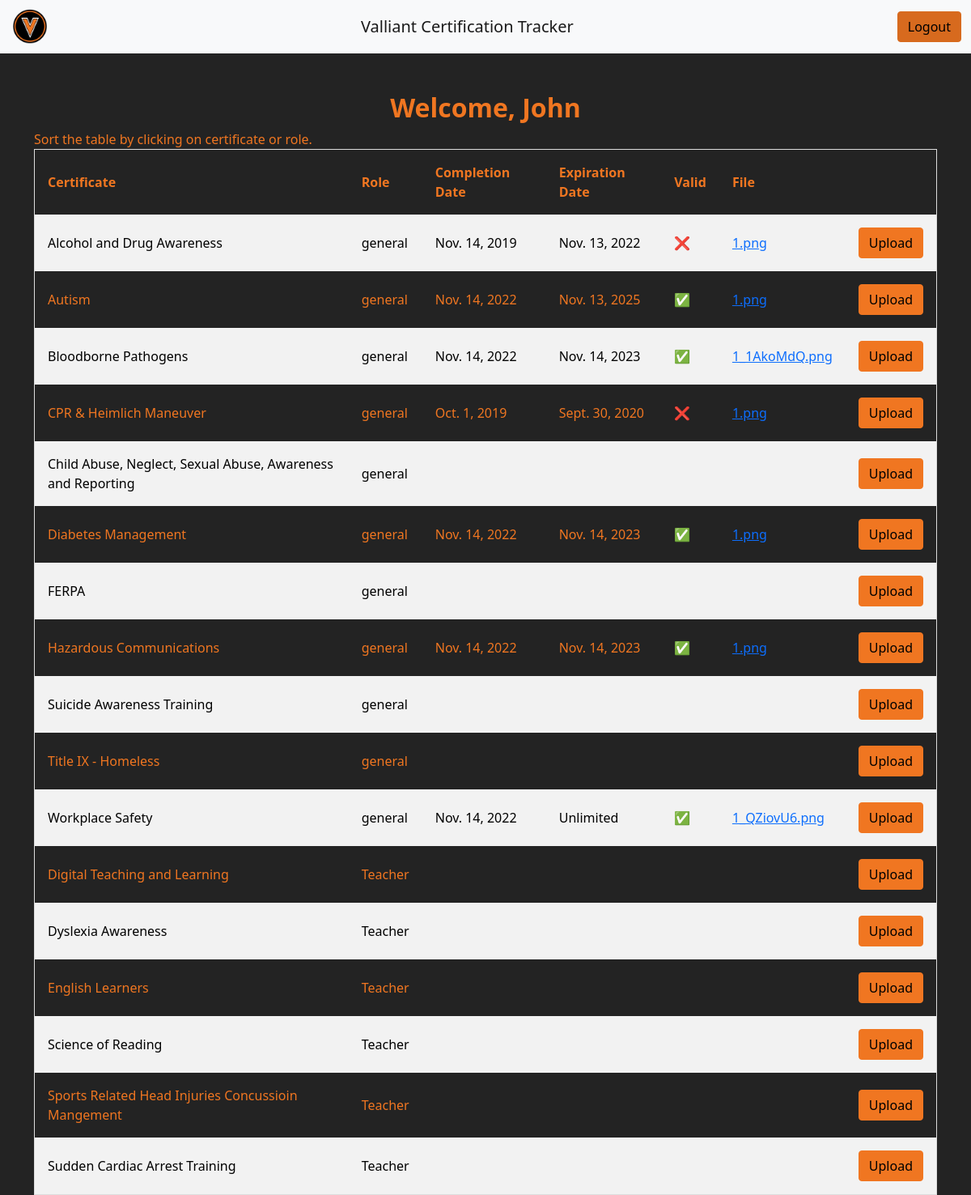
/accounts/dashboard/ (signed in), run on an earlier commit of the app's database.
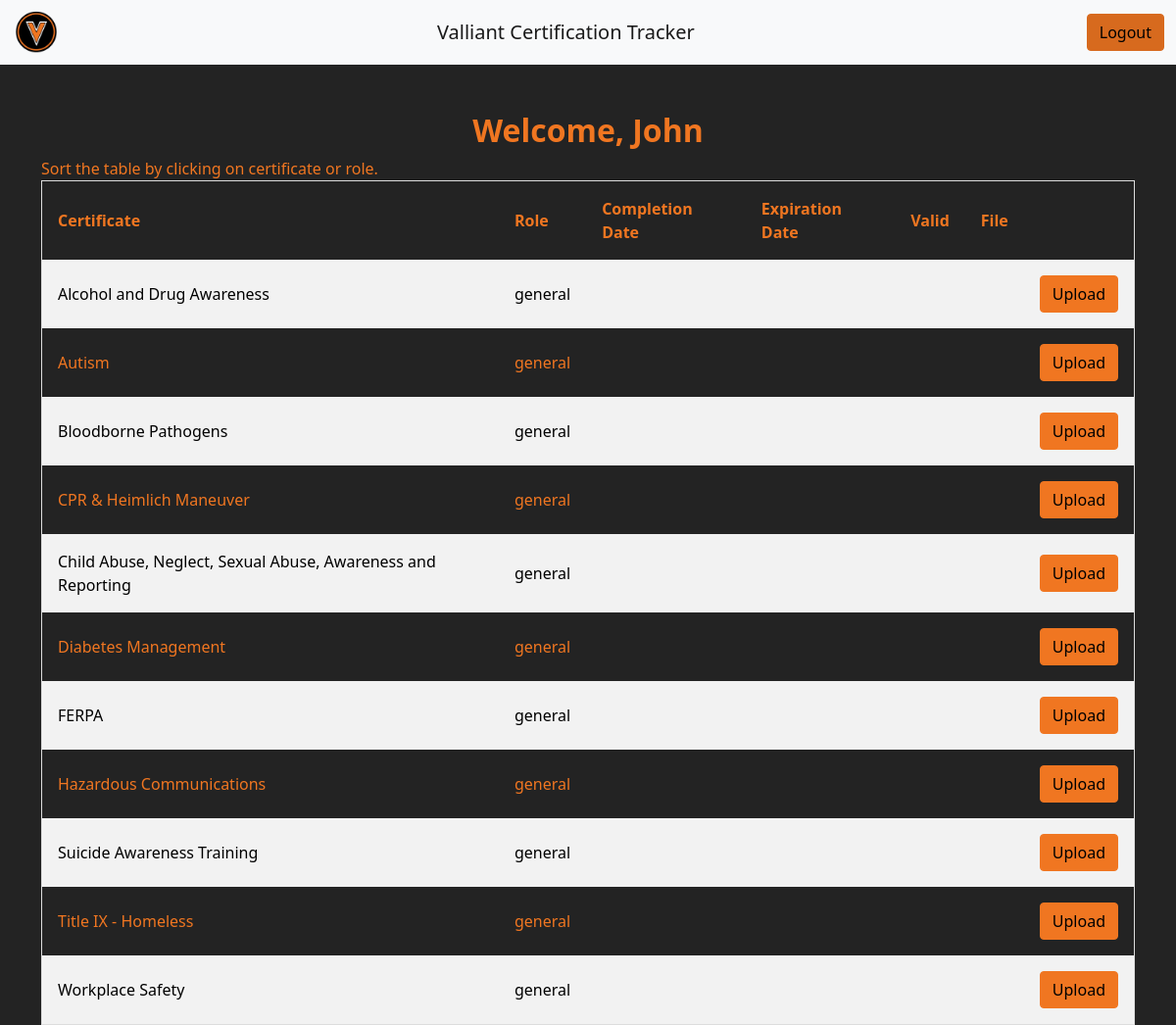
And on a later commit of the database.
### users/models.py (models this page shows, shortened)
class Certificate(models.Model):
    certificate_name = models.CharField('Name', blank=True, max_length=250, default='', unique=True)
    is_published = models.BooleanField('Published', default=False)
    exp_interval = models.IntegerField('Expiration interval in days', blank = True, null = True, default=0)
    is_limited = models.BooleanField('Time Limited', default=True)
    def __str__(self):
        return self.certificate_name

class Role(models.Model):
    role_name = models.CharField('Role', null=True, blank=True, max_length=250, default='', unique=True)
    certificates_list = models.ManyToManyField(Certificate, blank=True)
    def __str__(self):
        return self.role_name
    class Meta:
        verbose_name = "Role"
        verbose_name_plural = "Roles"

class Images(models.Model):
    certificate = models.ForeignKey(Certificate, default=None, null=False, blank=False, on_delete=models.CASCADE)
    profile = models.ForeignKey(Profile, default=None, null=True, blank=True, on_delete=models.CASCADE)
    file = models.FileField(upload_to = getPathToSave, null=True, blank=False)
    certification_completion_date = models.DateTimeField('Completion date', default=None, blank=False, null=True)
    certification_due_date = models.DateTimeField('Due date', default= None, blank=True, null=True)
    is_valid = models.BooleanField('Valid', default=True)
    def getDueDate(self):
        if self.certificate.is_limited:
            self.certification_due_date = self.certification_completion_date + timedelta(days= self.certificate.exp_interval)
            self.save()
        return self.certification_due_date
    def getName(self):
        return str(self.file).rsplit('/', 1)[-1]
    def isValid(self):
        if not self.certificate.is_limited:
            return True
        else:
            self.is_valid = self.getDueDate() >= timezone.now()
            self.save()
            return self.getDueDate() >= timezone.now()
    class Meta:
        verbose_name = "File"
        verbose_name_plural = "Files"

### users/views.py (the view)
# urls.py: path('dashboard/', views.dashboardView, name = "dashboard"),
@login_required
def dashboardView(request):
    profile = Profile.objects.all()
    images  = Images.objects.all()
    form = ImageForm(request.POST, request.FILES)
    if request.method == 'POST':
        if form.is_valid():
            form.instance.profile = request.user.profile
            form.instance.certification_due_date =  form.instance.getDueDate()
            form.instance.is_valid = form.instance.isValid()
            form.save()
            return redirect("dashboard")
    else:
        form = ImageForm()
    return render(request, 'dashboard.html', {'form': form, 'profiles': profile, 'images': images})

### users/Templates/dashboard.html (shortened to what this page needs)
{% extends 'base_dashboard.html' %}

### users/Templates/base_dashboard.html (shortened to what the changed rows need)
{% extends 'index.html' %}
{% block  content %}
    <center><h2 style="color: #F07621;"><strong>Welcome, {{user.username}}</strong></h2></center>
    {% if user.is_superuser %}
      {% block adminContent %}
        {% comment %} content from dashboard.html {% endcomment %}
      {% endblock %}
    {% else %}
    <div class="container">
        <table id="myTable">
            <tr>
                <th onclick="sortTable(0)">Certificate</th>
                <th onclick="sortTable(1)">Role</th>
                <th>Completion Date</th>
                <th>Expiration Date</th>
                <th>Valid</th>
                <th>File</th>
                <th></th>
            </tr>
            {% for profile in profiles %}
                {% if profile.profile_name.username == user.username %}
                    {% for role in profile.roles_list.all %}
                        {% for cert in role.certificates_list.all %}
                            {% if cert.is_published %}
                                <tr>
                                    <td>{{cert}}</td>
                                    <td>{{role}}</td>
                                    <td>
                                        {% for image in images reversed %}
                                            {% if image.profile.profile_name.username == user.username %}
                                                {% if image.certificate == cert %}
                                                    {% ifchanged image.certificate %}
                                                        {{image.certification_completion_date.date}}
                                                    {% endifchanged %}
                                                {% endif %}
                                            {% endif %}
                                        {% endfor %}
                                    </td>
                                    <td>
                                      {% for image in images reversed %}
                                          {% if image.profile.profile_name.username == user.username %}
                                              {% if image.certificate == cert %}
                                                  {% ifchanged image.certificate %}
                                                    {% if cert.is_limited %}
                                                      {{image.certification_due_date.date}}
                                                    {% else %}
                                                      Unlimited
                                                    {% endif %}
                                                  {% endifchanged %}
                                              {% endif %}
                                          {% endif %}
                                      {% endfor %}
                                  </td>
                                  <td>
                                    {% for image in images reversed %}
                                        {% if image.profile.profile_name.username == user.username %}
                                            {% if image.certificate == cert %}
                                                {% ifchanged image.certificate %}
                                                    {% if image.isValid %}
                                                      &#9989;
                                                    {% else %}
                                                      &#10060;
                                                    {% endif %}
                                                {% endifchanged %}
                                            {% endif %}
                                        {% endif %}
                                    {% endfor %}
                                </td>
                                    <td>
                                        {% for image in images reversed %}
                                            {% if image.profile.profile_name.username == user.username %}
                                                {% if image.certificate == cert %}
                                                    {% ifchanged image.certificate %}
                                                       <a href="{{image.file.url}}" download>{{image.getName}}</a>
                                                    {% endifchanged %}
                                                {% endif %}
                                            {% endif %}
                                        {% endfor %}
                                    </td>
                                    <td>
                                      {% if profile.is_active %}
                                        <button type="button" class="btn btn-primary" data-bs-toggle="modal" data-bs-target="#myModal">Upload </button></div>
                                        <div class="modal fade" id="myModal">
                                        {% endif %}
                            {% endif %}
                        {% endfor %}
                    {% endfor %}
                {% endif %}
            {% endfor %}
    </div>
    {% endif %}
{% endblock %}

What changed in the data, as far as the page shows it:
removed Images: certification_completion_date "Nov. 14, 2019", certification_due_date "Nov. 13, 2022", getName "1.png", shown under Certificate "Alcohol and Drug Awareness"
removed Images: certification_completion_date "Nov. 14, 2022", certification_due_date "Nov. 13, 2025", getName "1.png", shown under Certificate "Autism"
removed Images: certification_completion_date "Nov. 14, 2022", certification_due_date "Nov. 14, 2023", getName "1_1AkoMdQ.png", shown under Certificate "Bloodborne Pathogens"
removed Images: certification_completion_date "Oct. 1, 2019", certification_due_date "Sept. 30, 2020", getName "1.png", shown under Certificate "CPR & Heimlich Maneuver"
removed Images: certification_completion_date "Nov. 14, 2022", certification_due_date "Nov. 14, 2023", getName "1.png", shown under Certificate "Diabetes Management"
removed Images: certification_completion_date "Nov. 14, 2022", certification_due_date "Nov. 14, 2023", getName "1.png", shown under Certificate "Hazardous Communications"
removed Images: certification_completion_date "Nov. 14, 2022", shows "Unlimited", getName "1_QZiovU6.png", shown under Certificate "Workplace Safety"
no longer on this page (row unchanged): Role: role_name "Teacher"
no longer on this page (row unchanged): Certificate: certificate_name "Digital Teaching and Learning"
no longer on this page (row unchanged): Certificate: certificate_name "Dyslexia Awareness"
no longer on this page (row unchanged): Certificate: certificate_name "English Learners"
no longer on this page (row unchanged): Certificate: certificate_name "Science of Reading"
no longer on this page (row unchanged): Certificate: certificate_name "Sports Related Head Injuries Concussioin Mangement"
no longer on this page (row unchanged): Certificate: certificate_name "Sudden Cardiac Arrest Training"
